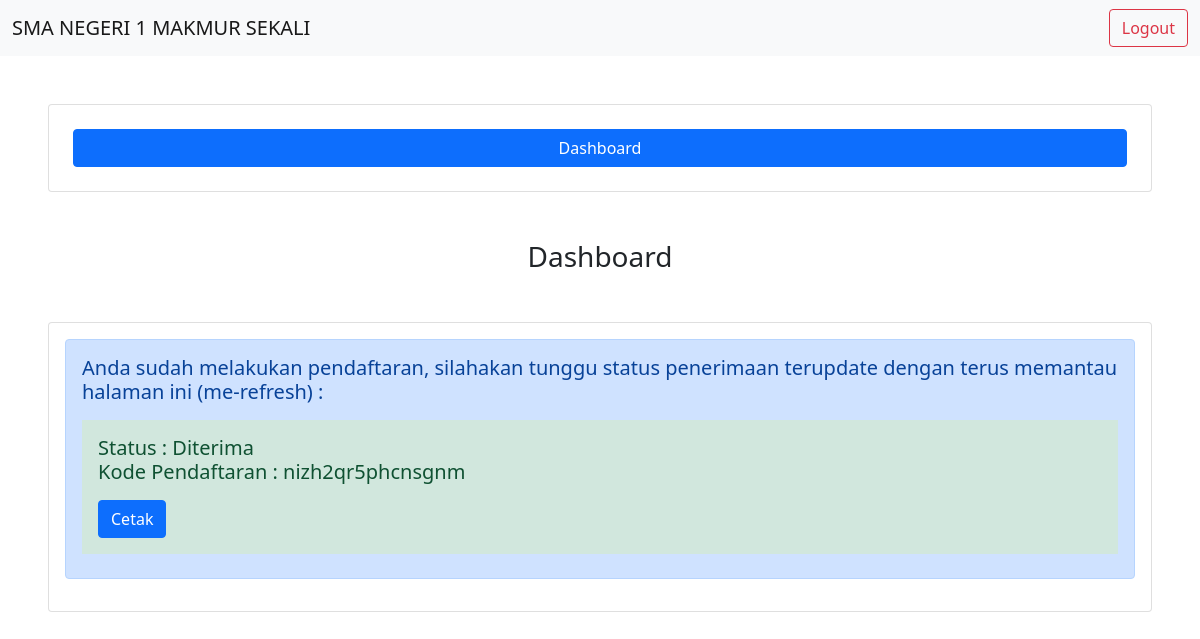
The page /dashboard.php (signed in) on the database its author committed.
### tables this page shows
CREATE TABLE `tb_pendaftaran` (
  `id` int(11) NOT NULL,
  `nama_lengkap` varchar(255) NOT NULL,
  `ttl` varchar(100) NOT NULL,
  `no_hp` varchar(20) NOT NULL,
  `agama` varchar(30) NOT NULL,
  `jenis_kelamin` enum('Laki-laki','Perempuan') NOT NULL,
  `alamat` text NOT NULL,
  `sekolah_asal` varchar(100) NOT NULL,
  `nama_wali` varchar(255) NOT NULL,
  `no_hp_wali` varchar(20) NOT NULL,
  `status_penerimaan` enum('Menunggu','Diterima','Cadangan','Tidak Diterima') NOT NULL
);

CREATE TABLE `tb_cekpendaftaran` (
  `id` int(11) NOT NULL,
  `kode_pendaftaran` text NOT NULL
);

### dashboard.php (the view, shortened to what this page needs)
<?php
require 'koneksi.php';
$username_session = $_SESSION["username"];
$data = mysqli_fetch_assoc(mysqli_query($conn, "SELECT * FROM tb_user WHERE username = '$username_session'"));
$id_data_pendaftaran = $data["id"];
$data_pendaftaran = mysqli_fetch_assoc(mysqli_query($conn, "SELECT * FROM tb_pendaftaran WHERE id = '$id_data_pendaftaran'"));
$kode_query = mysqli_query($conn, "SELECT * FROM tb_cekpendaftaran WHERE id = '$id_data_pendaftaran'");
$kode_pendaftaran = "";
if (mysqli_num_rows($kode_query) > 0) {
    $kode_pendaftaran = mysqli_fetch_assoc($kode_query)["kode_pendaftaran"];
}
?>
<html>
<head>
    <link href="https://cdn.jsdelivr.net/npm/bootstrap@5.1.3/dist/css/bootstrap.min.css" rel="stylesheet">
</head>
<body>
    <?php
    require 'component/navbar.php';
    ?>
    <div class="card m-5">
        <div class="card-body">
            <div class="d-flex">
                <?=
                $_SESSION["role_id"] == 1 ? '<a href="datauser.php" class="btn btn-primary flex-fill m-2" type="submit">Data User</a>
                <a href="dashboard.php" class="btn btn-primary flex-fill m-2" type="submit">Dashboard</a>
                <a href="datapendaftaran.php" class="btn btn-primary flex-fill m-2" type="submit">Data Pendaftaran</a>' :
                    '<a href="dashboard.php" class="btn btn-primary flex-fill m-2" type="submit">Dashboard</a>';
                ?>
            </div>
        </div>
    </div>
    <div>
        <h3 class="text-center"> Dashboard </h3>
    </div>
    <?php if ($_SESSION["role_id"] != 1) : ?>
        <div class="card m-5">
            <div class="card-body">
                <div class="alert alert-<?= $data["sudah_daftar"] == 'True' ? 'primary' : 'warning' ?>" role="alert">
                    <h5>
                        <?= $data["sudah_daftar"] == 'True' ? 'Anda sudah melakukan pendaftaran, silahakan tunggu status penerimaan terupdate dengan terus memantau halaman ini (me-refresh) : ' : 'Silahkan melakukan pendaftaran siswa baru dengan menekan tombol berikut :' ?>
                        <div class="mt-3">
                            <?php
                            if ($data["sudah_daftar"] == 'True') {
                                if ($data_pendaftaran["status_penerimaan"] == "Menunggu") {
                                    echo '<div class="alert-warning p-3"> Status : ' . $data_pendaftaran["status_penerimaan"] . ' </div>
                                    ';
                                } else if ($data_pendaftaran["status_penerimaan"] == "Diterima") {
                                    echo '<div class="alert-success p-3"> Status : ' . $data_pendaftaran["status_penerimaan"] . ' <div> Kode Pendaftaran : ' . $kode_pendaftaran . ' </div> <div class="mt-3"><button class="btn btn-primary" onclick="print();"> Cetak </button> </div> </div>
                                    ';
                                } else if ($data_pendaftaran["status_penerimaan"] == "Cadangan") {
                                    echo '<div class="alert-primary p-3"> Status : ' . $data_pendaftaran["status_penerimaan"] . ' </div>
                                    ';
                                } else if ($data_pendaftaran["status_penerimaan"] == "Tidak Diterima") {
                                    echo '<div class="alert-danger p-3"> Status : ' . $data_pendaftaran["status_penerimaan"] . ' </div>
                                    ';
                                }
                            }
                            ?>
                        </div>
                    </h5>
                </div>
            </div>
        </div>
    <?php endif; ?>
</body>
</html>

### rows shown on the page
tb_pendaftaran: status_penerimaan "Diterima"
tb_cekpendaftaran: kode_pendaftaran "nizh2qr5phcnsgnm"
